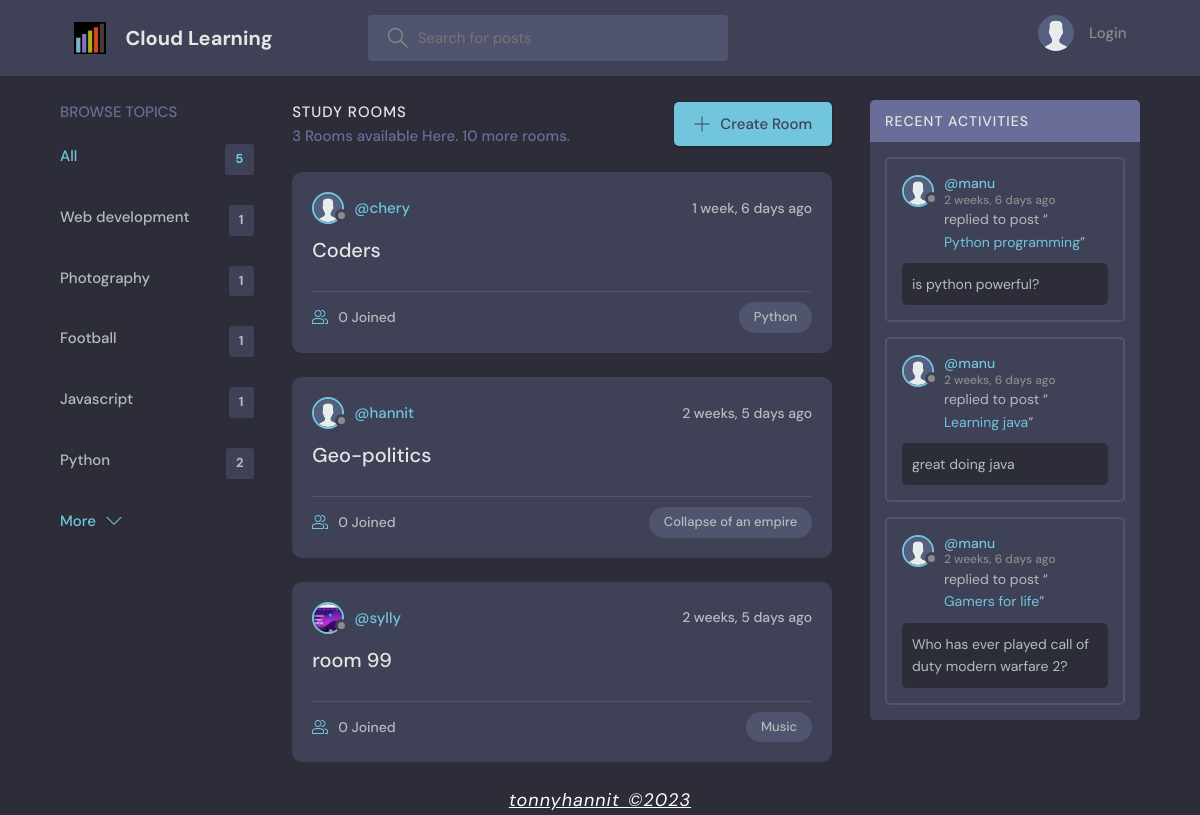
Before: / with the older database file.
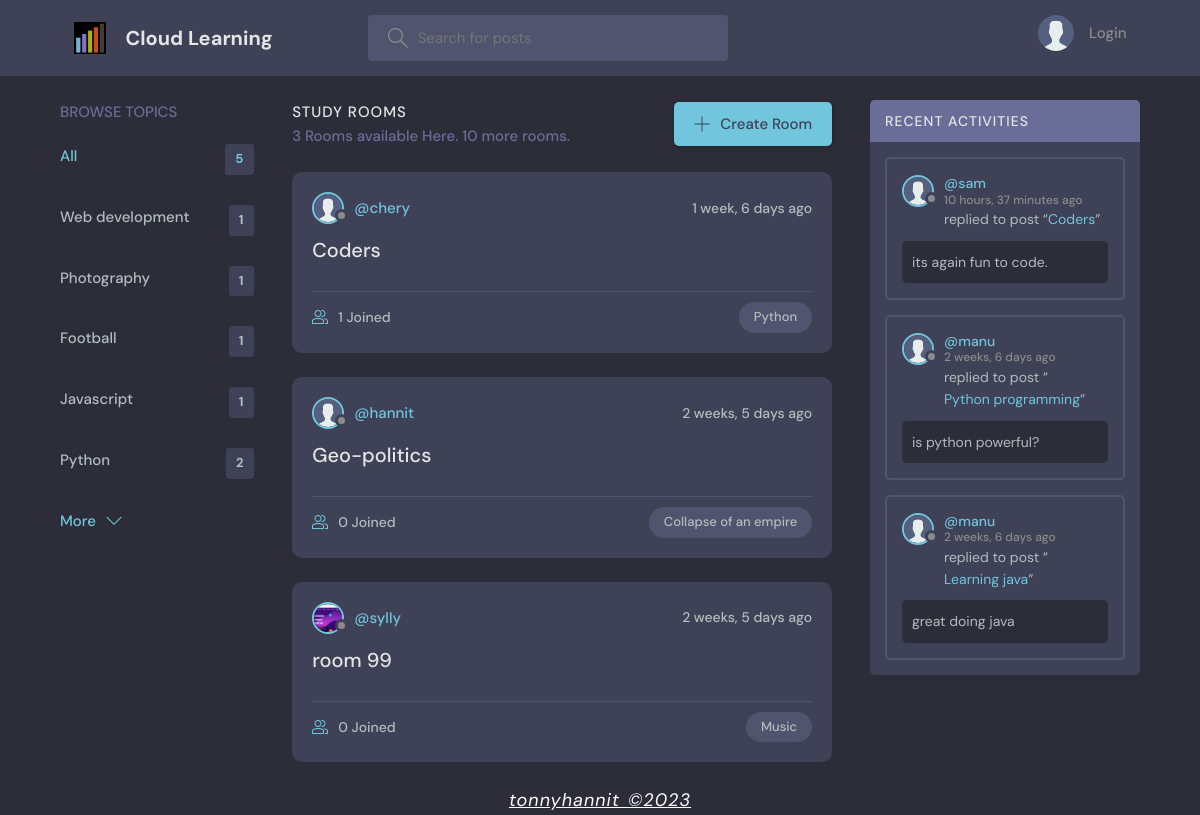
After: the same page with the newer database file.
### base/models.py (models this page shows, shortened)
class Topic(models.Model):
    name = models.CharField(max_length=200)

class Room(models.Model):
    host = models.ForeignKey(User, on_delete=models.SET_NULL, null=True)
    topic = models.ForeignKey(Topic, on_delete=models.SET_NULL, null=True)
    name = models.CharField(max_length=200)
    description = models.TextField(null=True, blank=True)
    participants = models.ManyToManyField(
        User, related_name='participants', blank=True)
    updated = models.DateTimeField(auto_now=True)
    created = models.DateTimeField(auto_now_add=True)
    class Meta:
        ordering = ['-updated', '-created']
    def __str__(self):
        return self.name

class User(AbstractUser):
    name = models.CharField(max_length=200, null=True)
    email = models.EmailField(unique=True, null=True)
    bio = models.TextField(null=True)
    avatar = models.ImageField(null=True, default="avatar.svg")
    USERNAME_FIELD = 'username'
    REQUIRED_FIELDS = []

class Message(models.Model):
    user = models.ForeignKey(User, on_delete=models.CASCADE)
    room = models.ForeignKey(Room, on_delete=models.CASCADE)
    body = models.TextField()
    updated = models.DateTimeField(auto_now=True)
    created = models.DateTimeField(auto_now_add=True)
    class Meta:
        ordering = ['-updated', '-created']

### base/views.py (the view)
# urls.py: path('', views.home, name="home"),
def home(request):
    q = request.GET.get('q') if request.GET.get('q') != None else ''
    rooms = Room.objects.filter(
        Q(topic__name__icontains=q) |
        Q(name__icontains=q) |
        Q(description__icontains=q)
    )[0:3]
    topics = Topic.objects.all()[0:5]
    all_rooms = Room.objects.all().count()
    room_count = rooms.count()
    room_messages = Message.objects.filter(
        Q(room__topic__name__icontains=q))[0:3]
    context = {'rooms': rooms, 'topics': topics,
               'room_count': room_count, 'room_messages': room_messages,
               "all_rooms": all_rooms}
    return render(request, 'base/home.html', context)

### base/templates/base/home.html (shortened to what this page needs)
{% extends 'main.html' %}
{% block content %}
<main class="layout layout--3">
  <div class="container">
    {% include 'base/topics_component.html' %}
    <div class="roomList">
      <div class="roomList__header">
        <div>
          <h2>Study Rooms</h2>
          <p>{{room_count}} Rooms available Here. {{all_rooms}} more rooms.</p>
        </div>
        <a class="btn btn--main" href="{% url 'create-room' %}">
          <svg version="1.1" xmlns="http://www.w3.org/2000/svg" width="32" height="32" viewBox="0 0 32 32">
            <title>add</title>
            <path
              d="M16.943 0.943h-1.885v14.115h-14.115v1.885h14.115v14.115h1.885v-14.115h14.115v-1.885h-14.115v-14.115z">
            </path>
          </svg>
          Create Room
        </a>
      </div>
      {% include 'base/feed_component.html' %}
    </div>
    {% include 'base/activity_component.html' %}
  </div>
        {% include 'base/footer_page.html' %}
</main>
{% endblock %}

### base/templates/base/topics_component.html
<div class="topics">
    <div class="topics__header">
        <h2>Browse Topics</h2>
    </div>
    <ul class="topics__list">
        <li>
            <a href="{% url 'home' %}" class="active">All <span>{{topics.count}}</span></a>
        </li>
        {% for topic in topics %}
        <li>
            <a href="{% url 'home' %}?q={{topic.name}}">{{topic.name}}<span>{{topic.room_set.all.count}}</span></a>
        </li>
        {% endfor %}
    </ul>
    <a class="btn btn--link" href="{% url 'topics' %}">
        More
        <svg version="1.1" xmlns="http://www.w3.org/2000/svg" width="32" height="32" viewBox="0 0 32 32">
            <title>chevron-down</title>
            <path d="M16 21l-13-13h-3l16 16 16-16h-3l-13 13z"></path>
        </svg>
    </a>
</div>

### base/templates/base/feed_component.html (shortened to what this page needs)
{% for room in rooms %}
<div class="roomListRoom">
    <div class="roomListRoom__header">
        <a href="{% url 'user-profile' room.host.id %}" class="roomListRoom__author">
            <div class="avatar avatar--small">
                <img src="{{room.host.avatar.url}}" />
            </div>
            <span>@{{room.host.username}}</span>
        </a>
        <div class="roomListRoom__actions">
            <span>{{room.created|timesince}} ago</span>
        </div>
    </div>
    <div class="roomListRoom__content">
        <a href="{% url 'room' room.id %}">{{room.name}}</a>
    </div>
    <div class="roomListRoom__meta">
        <a href="{% url 'room' room.id %}" class="roomListRoom__joined">
            {{room.participants.all.count}} Joined
        </a>
        <p class="roomListRoom__topic">{{room.topic.name}}</p>
    </div>
</div>
{% endfor %}

### base/templates/base/activity_component.html (shortened to what this page needs)
<div class="activities">
    <div class="activities__header">
        <h2>Recent Activities</h2>
    </div>
    {% for message in room_messages %}
    <div class="activities__box">
        <div class="activities__boxHeader roomListRoom__header">
            <a href="{% url 'user-profile' message.user.id %}" class="roomListRoom__author">
                <div class="avatar avatar--small">
                    <img src="{{message.user.avatar.url}}" />
                </div>
                <p>
                    @{{message.user.username}}
                    <span>{{message.created|timesince}} ago</span>
                </p>
            </a>
        </div>
        <div class="activities__boxContent">
            <p>replied to post “<a href="{% url 'room' message.room.id %}">{{message.room}}</a>”</p>
            <div class="activities__boxRoomContent">{{message.body}}</div>
        </div>
    </div>
    {% endfor %}
</div>

Changed rows visible on the page:
no longer on this page (row unchanged): Message: user.avatar (placeholder picture), user.username "manu", created "2 weeks, 6 days", room "Gamers for life", body "Who has ever played call of duty modern warfare 2?"
computed for Room "Coders": participants.all.count "0" → "1"
added Message: user.avatar (placeholder picture), user.username "sam", created "10 hours, 37 minutes", room "Coders", body "its again fun to code."
